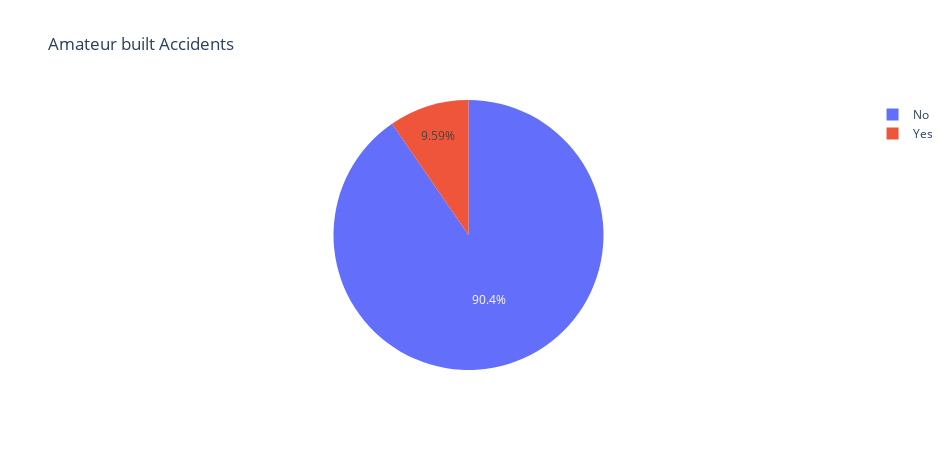

Here is the notebook cell this chart was saved with:
### Markdown cell above
### Amature Built accidents

### Code cell
### Amature Built accidents 
ameteur_built = df['amateur_built'].value_counts().reset_index(name="Number of accident")

# Plot bar graph 
fig = px.pie(ameteur_built, 
             names = 'amateur_built', 
             values = "Number of accident",
            title = 'Amateur built Accidents')

# Update layout 
fig.update_layout(
    width = 950,
    height = 450, 
    bargap = 0.3
)
fig.show()

### Figure 1 — Plotly figure (JSON) as saved in the notebook; plotly's stock layout.template omitted (floating-point values rounded to 4 significant figures)
{"data": [{"domain": {"x": [0, 1], "y": [0, 1]}, "hovertemplate": "amateur_built=%{label}<br>Number of accident=%{value}<extra></extra>", "labels": ["No", "Yes"], "legendgroup": "", "name": "", "showlegend": true, "type": "pie", "values": [79847, 8465]}], "layout": {"bargap": 0.3, "height": 450, "legend": {"tracegroupgap": 0}, "title": {"text": "Amateur built Accidents"}, "width": 950}}
